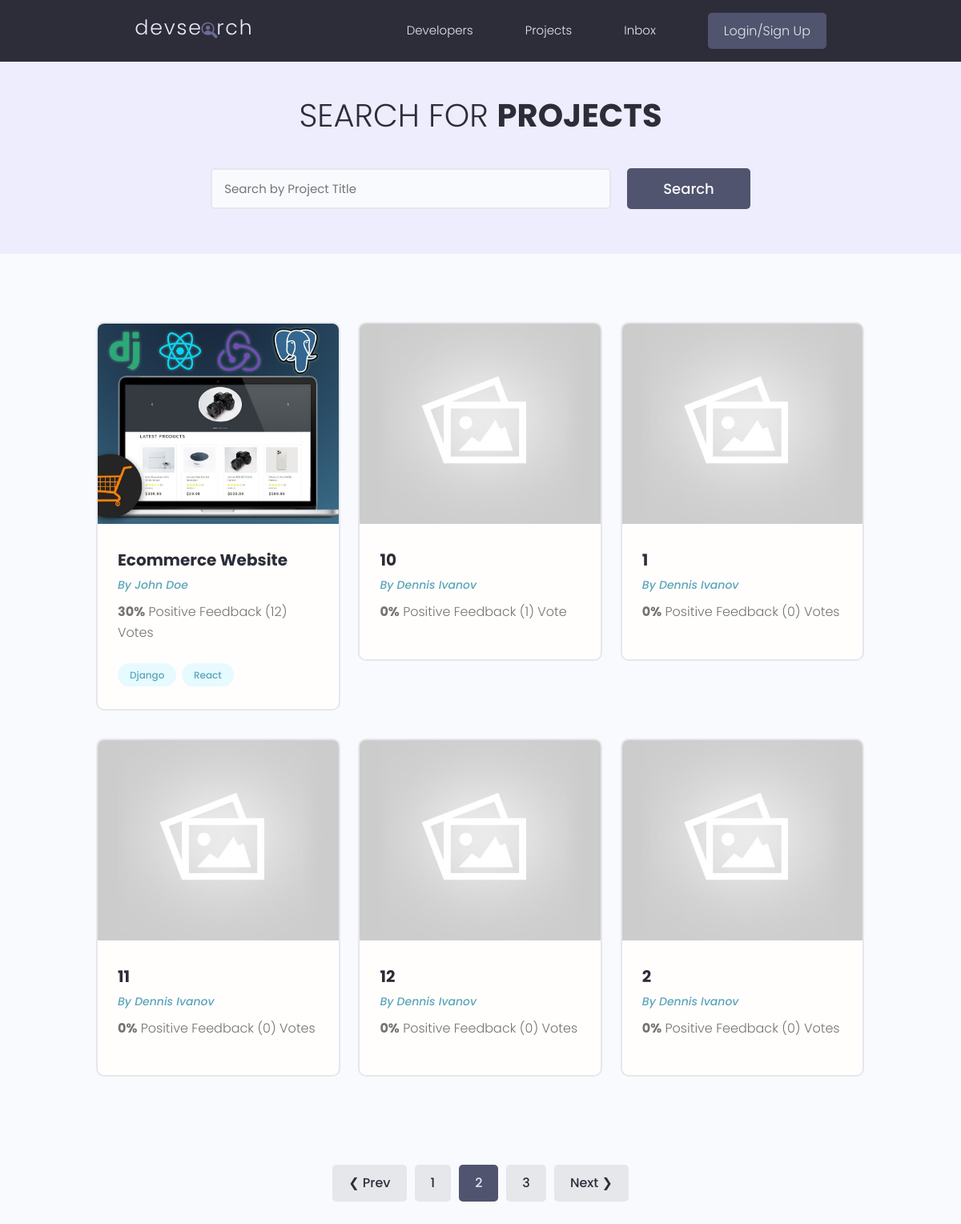
Screenshot of /projects/?page=2 with the database file from the repository.
### projects/models.py (models this page shows, shortened)
class Project(models.Model):
    owner = models.ForeignKey(Profile, null=True, blank=True, on_delete=models.SET_NULL)
    title = models.CharField(max_length=200)
    description = models.TextField(null=True, blank=True)
    featured_image = models.ImageField(null=True, blank=True, default="default.jpg")
    demo_link = models.CharField(max_length=2000, null=True, blank=True)
    source_link = models.CharField(max_length=2000, null=True, blank=True)
    tags = models.ManyToManyField('Tag', blank=True)
    vote_total = models.IntegerField(default=0, null=True, blank=True)
    vote_ratio = models.IntegerField(default=0, null=True, blank=True)
    created = models.DateTimeField(auto_now_add=True)
    id = models.UUIDField(default=uuid.uuid4, unique=True, primary_key=True, editable=False)
    class Meta:
        ordering = ['-vote_ratio', '-vote_total', 'title']

class Tag(models.Model):
    name = models.CharField(max_length=200)
    created = models.DateTimeField(auto_now_add=True)
    id = models.UUIDField(default=uuid.uuid4, unique=True, primary_key=True, editable=False)
    def __str__(self):
        return self.name

### users/models.py (models this page shows, shortened)
class Profile(models.Model):
    user = models.OneToOneField(User, on_delete=models.CASCADE, null=True, blank=True)
    name = models.CharField(max_length=200, blank=True, null=True)
    email = models.EmailField(max_length=500, blank=True, null=True)
    username = models.CharField(max_length=200, blank=True, null=True)
    location = models.CharField(max_length=200, blank=True, null=True)
    short_intro = models.CharField(max_length=200, blank=True, null=True)
    bio = models.TextField(blank=True, null=True)
    profile_image = models.ImageField(null=True, blank=True, upload_to='profiles/', default="profiles/user-default.png")
    social_github = models.CharField(max_length=200, blank=True, null=True)
    social_twitter = models.CharField(max_length=200, blank=True, null=True)
    social_linkedin = models.CharField(max_length=200, blank=True, null=True)
    social_youtube = models.CharField(max_length=200, blank=True, null=True)
    social_website = models.CharField(max_length=200, blank=True, null=True)
    created = models.DateTimeField(auto_now_add=True)
    id = models.UUIDField(default=uuid.uuid4, unique=True, primary_key=True, editable=False)

### projects/views.py (the view)
# urls.py: path('projects/', include('projects.urls')),
def projects(request):
    projects, search_query = searchProjects(request)
    result = 6
    custom_range, projects = paginateProjects(request, projects, result)
    context = {'projects' : projects, 'search_query' : search_query, 'custom_range' : custom_range}
    return render(request, 'projects/projects.html', context)

### projects/utils.py (called while the page is built)
def paginateProjects(request, projects, result):
    page = request.GET.get('page')
    paginator = Paginator(projects, result)
    try:
        projects = paginator.page(page)
    except PageNotAnInteger:
        page = 1
        projects = paginator.page(page)
    except EmptyPage:
        page = paginator.num_pages
        projects = paginator.page(page)
    leftIndex = (int(page) - 1)
    if leftIndex < 1:
        leftIndex = 1
    rightIndex = (int(page) + 2)
    if rightIndex > paginator.num_pages:
        rightIndex = paginator.num_pages + 1
    custom_range = range(leftIndex, rightIndex)
    return custom_range, projects

def searchProjects(request):
    search_query = ''
    if request.GET.get('search_query'):
        search_query = request.GET.get('search_query')
    tags = Tag.objects.filter(name__icontains=search_query)
    projects = Project.objects.distinct().filter(Q(title__icontains=search_query) | Q(description__icontains=search_query) | Q(owner__name__icontains=search_query) | Q(tags__in=tags))
    return projects, search_query

### projects/templates/projects/projects.html (shortened to what this page needs)
{% extends 'main.html' %}
{% block content %}
<main class="projects">
  <section class="hero-section text-center">
    <div class="container container--narrow">
      <div class="hero-section__box">
        <h2>Search for <span>Projects</span></h2>
      </div>
      <div class="hero-section__search">
        <form id='searchForm' class="form" action="{% url 'projects' %}" method="get">
          <div class="form__field">
            <input class="input input--text" id="formInput#search" type="text" name="search_query"
              value="{{search_query}}" placeholder="Search by Project Title" />
          </div>
          <input class="btn btn--sub btn--lg" type="submit" value="Search" />
        </form>
      </div>
    </div>
  </section>
  <section class="projectsList">
    <div class="container">
      <div class="grid grid--three">
      {% for project in projects %}
        <div class="column">
          <div class="card project">
            <a href="{% url 'project' project.id %}" class="project">
              <img class="project__thumbnail" src="{{ project.featured_image.url }}" alt="project thumbnail" />
              <div class="card__body">
                <h3 class="project__title">{{project.title}}</h3>
                <p><a class="project__author" href="{% url 'user-profile' project.owner.id %}">By {{project.owner.name}}</a></p>
                <p class="project--rating">
                  <span style="font-weight: bold;">{{project.vote_ratio}}%</span> Positive
                  Feedback ({{project.vote_total}}) Vote{{project.vote_total|pluralize:"s"}}
                </p>
                <div class="project__tags">
                  {% for tag in project.tags.all %}
                  <span class="tag tag--pill tag--main">
                    <small>{{tag}}</small>
                  </span>
                  {% endfor %}
                </div>
              </div>
            </a>
          </div>
        </div>
      {% endfor %}
      </div>
    </div>
  </section>
  {% include 'pagination.html' with queryset=projects custom_range=custom_range %}
</main>
{% endblock content %}

### static/styles/app.css (style rules this page uses)
:root { --color-sub: #2d2d39; }
.btn--sub { background-color: var(--color-sub-light); }
.card { border: 2px solid var(--color-light); }
img { width: 100%; }
.hero-section { height: 40vh; display: flex; align-items: center; background-color: var(--color-sub); }
.hero-section__box { margin-bottom: 4rem; }
.hero-section__box > h2, .hero-section__box > h2 > span { font-size: 4rem; color: var(--color-light); line-height: 1.3; text-transform: uppercase; }
.hero-section__box > h2 { font-weight: 300; }
.hero-section__box > h2 > span { font-weight: 700; }
.hero-section__search > .form { display: flex; align-items: center; justify-content: center; gap: 2rem; }
.hero-section__search > .form input.input--text { width: 50rem; }
.project__author { font-size: 1.4rem; font-style: italic; }
.project--rating { margin-bottom: 1.6em; margin-top: .5em; }
.projects > .hero-section { background: var(--color-sub-lighter); height: 30vh; }
.projects .hero-section__box { margin-bottom: 2.5rem; }
.projects .hero-section__box > h2 { color: var(--color-sub); }
.projects .hero-section__box > h2 > span { font-weight: 700; color: var(--color-sub); }
.projectsList { margin-top: 8rem; }
.project__thumbnail { height: 25rem; object-fit: cover; object-position: top center; }
.project__title { font-size: 2rem; font-weight: 700; color: var(--color-sub); }

### static/uikit/styles/modules/_variables.css (style rules this page uses)
:root { --color-main: #5aa5b9; --color-main-light: #e6faff; --color-sub: #3f4156; --color-sub-light: #51546e; --color-sub-lighter: #ededfd; --color-text: #737373; --color-gray: #8b8b8b; --color-light: #e5e7eb; --color-light-gray: #767676; --color-bg: #f8fafd; --color-white: #fffefd; --color-white-light: #f3f3f3; --color-success: #359e64; --color-success-bg: #def8e8; --color-error: #fc4b0b; --color-error-bg: #fff2ee; --font-base: 'Poppins', arial, helvetica, 'Segoe UI', roboto, ubuntu, sans-serif; --font-monospace: 'Fira Code', 'Courier New', courier, monospace; --font-regular: 300; --font-medium: 500; --font-bold: 700; --generic-shadow: 1px 1px 5px #00000010; --generic-transition: all 0.3s ease-in-out; }

### static/uikit/styles/modules/_base.css (style rules this page uses)
* { margin: 0; padding: 0; box-sizing: border-box; text-rendering: optimizeLegibility; color: inherit; font-size: inherit; }
html { font-size: 50%; }
@media only screen and (min-width: 480px) { html { font-size: 56.25%; } }
@media only screen and (min-width: 1200px) { html { font-size: 62.5%; } }
body { line-height: 1.6; font-weight: 400; font-size: 1.5rem; color: var(--color-text); background-color: var(--color-bg); min-height: 100vh; }

### static/uikit/styles/modules/_typography.css (style rules this page uses)
* { font-family: var(--font-base); }
h2 { font-size: 3.6rem; font-weight: var(--font-bold); }
h3 { font-size: 3.2rem; font-weight: var(--font-medium); }
p, span, strong { font-size: 1.6rem; color: var(--color-text); font-weight: var(--font-regular); }
a { padding-bottom: 2px; text-decoration: none; display: inline-block; color: var(--color-main); font-weight: var(--font-medium); }

### static/uikit/styles/modules/_utilities.css (style rules this page uses)
.container { width: 92%; max-width: 165rem; margin: 0 auto; box-sizing: border-box; }
.container--narrow { width: 92%; max-width: 120rem; }
@media screen and (min-width: 1000px) { .container { width: 90%; } }
@media screen and (min-width: 1000px) { .container--narrow { width: 85%; } }
@media screen and (min-width: 1200px) { .container { width: 80%; } }
@media screen and (min-width: 1200px) { .container--narrow { width: 72%; } }
.text-center { text-align: center; }

### static/uikit/styles/modules/_button.css (style rules this page uses)
.btn { display: inline-block; position: relative; cursor: pointer; background-color: var(--color-light); font-weight: var(--font-medium); color: var(--color-sub); text-decoration: none; padding: 1rem 2rem; border-radius: 0.5rem; border: none; width: -webkit-fit-content; width: -moz-fit-content; width: fit-content; height: -webkit-fit-content; height: -moz-fit-content; height: fit-content; font-size: 1.6rem; outline-width: 0; outline-color: transparent; -webkit-backface-visibility: hidden; backface-visibility: hidden; transition: all 0.3s ease-in-out; }
.btn--sub { background-color: var(--color-sub); color: var(--color-white); }
.btn--lg { font-size: 1.8rem; padding: 1.2rem 4.5rem; }

### static/uikit/styles/modules/_card.css (style rules this page uses)
.card { border-radius: 1rem; background-color: var(--color-white); border: 1.5px solid var(--color-light); width: auto; height: auto; margin-top: 0.5rem; margin-bottom: 0.5rem; overflow: hidden; }
.card__body, .card__header { padding: 2rem 2.5rem; }

### rows the page displays
Project: featured_image (picture), title "Ecommerce Website", owner.name "John Doe", vote_ratio "30", vote_total "12"
Tag: name "Django"
Tag: name "React"
Project: featured_image (placeholder picture), title "10", owner.name "Dennis Ivanov", vote_ratio "0", vote_total "1"
Project: featured_image (placeholder picture), title "1", owner.name "Dennis Ivanov", vote_ratio "0", vote_total "0"
Project: featured_image (placeholder picture), title "11", owner.name "Dennis Ivanov", vote_ratio "0", vote_total "0"
Project: featured_image (placeholder picture), title "12", owner.name "Dennis Ivanov", vote_ratio "0", vote_total "0"
Project: featured_image (placeholder picture), title "2", owner.name "Dennis Ivanov", vote_ratio "0", vote_total "0"

### other values shown
{{ page }} "1" "3"
{{ page }} "2"
